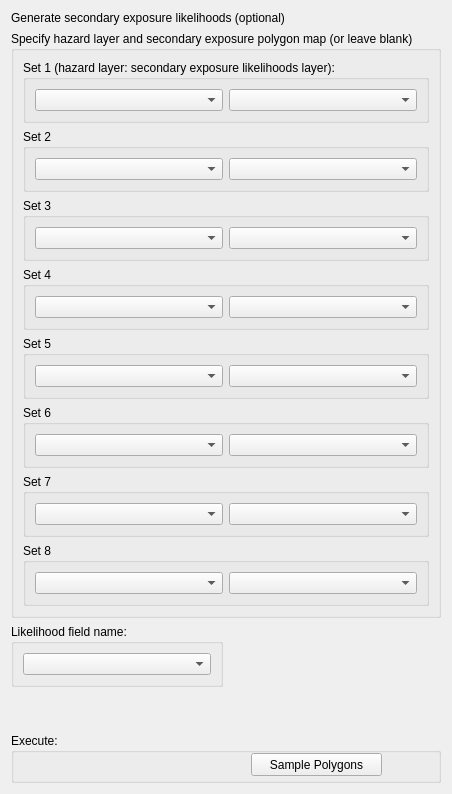
         <widget class="QWidget" name="tab_exlikes">
          <attribute name="title">
           <string>Likelihood Sampler</string>
          </attribute>
          <layout class="QGridLayout" name="gridLayout_8">
           <item row="5" column="0" colspan="2">
            <widget class="QGroupBox" name="groupBox_13">
             <property name="sizePolicy">
              <sizepolicy hsizetype="Preferred" vsizetype="Minimum">
               <horstretch>0</horstretch>
               <verstretch>0</verstretch>
              </sizepolicy>
             </property>
             <property name="minimumSize">
              <size>
               <width>0</width>
               <height>50</height>
              </size>
             </property>
             <property name="title">
              <string>Execute:</string>
             </property>
             <widget class="QPushButton" name="pushButton_LSsample">
              <property name="geometry">
               <rect>
                <x>240</x>
                <y>20</y>
                <width>131</width>
                <height>23</height>
               </rect>
              </property>
              <property name="text">
               <string>Sample Polygons</string>
              </property>
             </widget>
             <widget class="QCheckBox" name="checkBox_LSloadres">
              <property name="geometry">
               <rect>
                <x>440</x>
                <y>20</y>
                <width>151</width>
                <height>17</height>
               </rect>
              </property>
              <property name="text">
               <string>Load Results to canvas</string>
              </property>
             </widget>
            </widget>
           </item>
           <item row="1" column="0" colspan="2">
            <widget class="QGroupBox" name="groupBox_17">
             <property name="sizePolicy">
              <sizepolicy hsizetype="Minimum" vsizetype="Preferred">
               <horstretch>0</horstretch>
               <verstretch>0</verstretch>
              </sizepolicy>
             </property>
             <property name="minimumSize">
              <size>
               <width>100</width>
               <height>100</height>
              </size>
             </property>
             <property name="title">
              <string>Specify hazard layer and secondary exposure polygon map (or leave blank)</string>
             </property>
             <layout class="QVBoxLayout" name="verticalLayout">
              <item>
               <widget class="QGroupBox" name="groupBox_18">
                <property name="sizePolicy">
                 <sizepolicy hsizetype="Expanding" vsizetype="Minimum">
                  <horstretch>0</horstretch>
                  <verstretch>0</verstretch>
                 </sizepolicy>
                </property>
                <property name="title">
                 <string>Set 1 (hazard layer: secondary exposure likelihoods layer):</string>
                </property>
                <layout class="QHBoxLayout" name="horizontalLayout_4">
                 <item>
                  <widget class="QgsMapLayerComboBox" name="MLCB_LS1_event_3">
                   <property name="currentText">
                    <string extracomment="hazard raster"/>
                   </property>
                  </widget>
                 </item>
                 <item>
                  <widget class="QgsMapLayerComboBox" name="MLCB_LS1_lpol_3"/>
                 </item>
                </layout>
               </widget>
              </item>
              <item>
               <widget class="QGroupBox" name="groupBox_19">
                <property name="sizePolicy">
                 <sizepolicy hsizetype="Expanding" vsizetype="Minimum">
                  <horstretch>0</horstretch>
                  <verstretch>0</verstretch>
                 </sizepolicy>
                </property>
                <property name="title">
                 <string>Set 2</string>
                </property>
                <layout class="QHBoxLayout" name="horizontalLayout_5">
                 <item>
                  <widget class="QgsMapLayerComboBox" name="MLCB_LS1_event_4">
                   <property name="currentText">
                    <string extracomment="hazard raster"/>
                   </property>
                  </widget>
                 </item>
                 <item>
                  <widget class="QgsMapLayerComboBox" name="MLCB_LS1_lpol_4"/>
                 </item>
                </layout>
               </widget>
              </item>
              <item>
               <widget class="QGroupBox" name="groupBox_20">
                <property name="sizePolicy">
                 <sizepolicy hsizetype="Expanding" vsizetype="Minimum">
                  <horstretch>0</horstretch>
                  <verstretch>0</verstretch>
                 </sizepolicy>
                </property>
                <property name="title">
                 <string>Set 3</string>
                </property>
                <layout class="QHBoxLayout" name="horizontalLayout_6">
                 <item>
                  <widget class="QgsMapLayerComboBox" name="MLCB_LS1_event_5">
                   <property name="currentText">
                    <string extracomment="hazard raster"/>
                   </property>
                  </widget>
                 </item>
                 <item>
                  <widget class="QgsMapLayerComboBox" name="MLCB_LS1_lpol_5"/>
                 </item>
                </layout>
               </widget>
              </item>
              <item>
               <widget class="QGroupBox" name="groupBox_16">
                <property name="sizePolicy">
                 <sizepolicy hsizetype="Expanding" vsizetype="Minimum">
                  <horstretch>0</horstretch>
                  <verstretch>0</verstretch>
                 </sizepolicy>
                </property>
                <property name="title">
                 <string>Set 4</string>
                </property>
                <layout class="QHBoxLayout" name="horizontalLayout_2">
                 <item>
                  <widget class="QgsMapLayerComboBox" name="MLCB_LS1_event">
                   <property name="currentText">
                    <string extracomment="hazard raster"/>
                   </property>
                  </widget>
                 </item>
                 <item>
                  <widget class="QgsMapLayerComboBox" name="MLCB_LS1_lpol"/>
                 </item>
                </layout>
               </widget>
              </item>
              <item>
               <widget class="QGroupBox" name="groupBox_23">
                <property name="sizePolicy">
                 <sizepolicy hsizetype="Expanding" vsizetype="Minimum">
                  <horstretch>0</horstretch>
                  <verstretch>0</verstretch>
                 </sizepolicy>
                </property>
                <property name="title">
                 <string>Set 5</string>
                </property>
                <layout class="QHBoxLayout" name="horizontalLayout_8">
                 <item>
                  <widget class="QgsMapLayerComboBox" name="MLCB_LS1_event_6">
                   <property name="currentText">
                    <string extracomment="hazard raster"/>
                   </property>
                  </widget>
                 </item>
                 <item>
                  <widget class="QgsMapLayerComboBox" name="MLCB_LS1_lpol_6"/>
                 </item>
                </layout>
               </widget>
              </item>
              <item>
               <widget class="QGroupBox" name="groupBox_24">
                <property name="sizePolicy">
                 <sizepolicy hsizetype="Expanding" vsizetype="Minimum">
                  <horstretch>0</horstretch>
                  <verstretch>0</verstretch>
                 </sizepolicy>
                </property>
                <property name="title">
                 <string>Set 6</string>
                </property>
                <layout class="QHBoxLayout" name="horizontalLayout_9">
                 <item>
                  <widget class="QgsMapLayerComboBox" name="MLCB_LS1_event_7">
                   <property name="currentText">
                    <string extracomment="hazard raster"/>
                   </property>
                  </widget>
                 </item>
                 <item>
                  <widget class="QgsMapLayerComboBox" name="MLCB_LS1_lpol_7"/>
                 </item>
                </layout>
               </widget>
              </item>
              <item>
               <widget class="QGroupBox" name="groupBox_22">
                <property name="sizePolicy">
                 <sizepolicy hsizetype="Expanding" vsizetype="Minimum">
                  <horstretch>0</horstretch>
                  <verstretch>0</verstretch>
                 </sizepolicy>
                </property>
                <property name="title">
                 <string>Set 7</string>
                </property>
                <layout class="QHBoxLayout" name="horizontalLayout_3">
                 <item>
                  <widget class="QgsMapLayerComboBox" name="MLCB_LS1_event_2">
                   <property name="currentText">
                    <string extracomment="hazard raster"/>
                   </property>
                  </widget>
                 </item>
                 <item>
                  <widget class="QgsMapLayerComboBox" name="MLCB_LS1_lpol_2"/>
                 </item>
                </layout>
               </widget>
              </item>
              <item>
               <widget class="QGroupBox" name="groupBox_25">
                <property name="sizePolicy">
                 <sizepolicy hsizetype="Expanding" vsizetype="Minimum">
                  <horstretch>0</horstretch>
                  <verstretch>0</verstretch>
                 </sizepolicy>
                </property>
                <property name="title">
                 <string>Set 8</string>
                </property>
                <layout class="QHBoxLayout" name="horizontalLayout_10">
                 <item>
                  <widget class="QgsMapLayerComboBox" name="MLCB_LS1_event_8">
                   <property name="currentText">
                    <string extracomment="hazard raster"/>
                   </property>
                  </widget>
                 </item>
                 <item>
                  <widget class="QgsMapLayerComboBox" name="MLCB_LS1_lpol_8"/>
                 </item>
                </layout>
               </widget>
              </item>
             </layout>
            </widget>
           </item>
           <item row="0" column="0" colspan="2">
            <widget class="QLabel" name="label_12">
             <property name="text">
              <string>Generate secondary exposure likelihoods (optional)</string>
             </property>
            </widget>
           </item>
           <item row="3" column="0">
            <spacer name="verticalSpacer_2">
             <property name="orientation">
              <enum>Qt::Vertical</enum>
             </property>
             <property name="sizeHint" stdset="0">
              <size>
               <width>20</width>
               <height>40</height>
              </size>
             </property>
            </spacer>
           </item>
           <item row="2" column="0">
            <widget class="QGroupBox" name="groupBox_21">
             <property name="title">
              <string>Likelihood field name:</string>
             </property>
             <layout class="QVBoxLayout" name="verticalLayout_2">
              <item>
               <widget class="QgsFieldComboBox" name="mFieldComboBox_LSfn"/>
              </item>
             </layout>
            </widget>
           </item>
          </layout>
         </widget>
